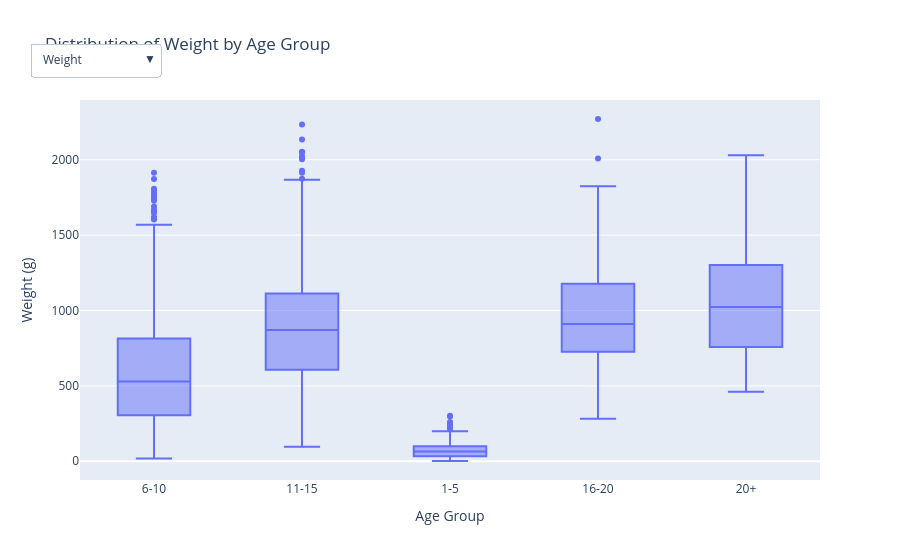

The notebook cell saved with this chart:
### Markdown cell above
#### Additional information is provided when you hover over a specific point
#### Plotly also allows a rectangle zoom to see deeply into specific clusters

### Code cell
fig2 = go.Figure()

weight_columns = ['Weight', 'Shucked Weight', 'Viscera Weight', 'Shell Weight']

#trace for each weight column
for col in weight_columns:
    fig2.add_trace(
        go.Box(
            x=df['Age_Group'],
            y=df[col],
            name=col,
            hovertext=df['Sex'], 
            hovertemplate='<b>Age Group:</b> %{x}<br>' +
                          '<b>Weight:</b> %{y}<br>' +
                          '<b>Sex:</b> %{hovertext}<extra></extra>',
            visible=(col == 'Weight') 
        )
    )

#dropdown buttons
buttons = []
for i, col in enumerate(weight_columns):
    #array of booleans determining which trace is visible
    visibility = [False] * len(weight_columns)
    visibility[i] = True
    
    button = dict(
        label=col,
        method="update",
        args=[
            {"visible": visibility},
            {"title": f"Distribution of {col} by Age Group",
             "yaxis": {"title": f"{col} (g)"}}
        ]
    )
    buttons.append(button)

#the dropdown menu 
fig2.update_layout(
    updatemenus=[
        dict(
            active=0,
            buttons=buttons,
            direction="down",
            showactive=True,
            x=0.108,
            y=1.15
        )
    ],
    title="Distribution of Weight by Age Group",
    xaxis_title="Age Group",
    yaxis_title="Weight (g)",
    boxmode='group'
)

fig2.show()

### Figure 1 — Plotly figure (JSON) as saved in the notebook; plotly's stock layout.template omitted (floating-point values rounded to 4 significant figures; data arrays with more than 128 entries replaced by an {"elided": "..."} marker saying what was removed)
{"data": [{"hovertemplate": "<b>Age Group:</b> %{x}<br><b>Weight:</b> %{y}<br><b>Sex:</b> %{hovertext}<extra></extra>", "hovertext": {"elided": "3893 str values"}, "name": "Weight", "visible": true, "x": {"elided": "3893 str values"}, "y": {"elided": "3893 float values"}, "type": "box"}, {"hovertemplate": "<b>Age Group:</b> %{x}<br><b>Weight:</b> %{y}<br><b>Sex:</b> %{hovertext}<extra></extra>", "hovertext": {"elided": "3893 str values"}, "name": "Shucked Weight", "visible": false, "x": {"elided": "3893 str values"}, "y": {"elided": "3893 float values"}, "type": "box"}, {"hovertemplate": "<b>Age Group:</b> %{x}<br><b>Weight:</b> %{y}<br><b>Sex:</b> %{hovertext}<extra></extra>", "hovertext": {"elided": "3893 str values"}, "name": "Viscera Weight", "visible": false, "x": {"elided": "3893 str values"}, "y": {"elided": "3893 float values"}, "type": "box"}, {"hovertemplate": "<b>Age Group:</b> %{x}<br><b>Weight:</b> %{y}<br><b>Sex:</b> %{hovertext}<extra></extra>", "hovertext": {"elided": "3893 str values"}, "name": "Shell Weight", "visible": false, "x": {"elided": "3893 str values"}, "y": {"elided": "3893 float values"}, "type": "box"}], "layout": {"updatemenus": [{"active": 0, "buttons": [{"args": [{"visible": [true, false, false, false]}, {"title": "Distribution of Weight by Age Group", "yaxis": {"title": "Weight (g)"}}], "label": "Weight", "method": "update"}, {"args": [{"visible": [false, true, false, false]}, {"title": "Distribution of Shucked Weight by Age Group", "yaxis": {"title": "Shucked Weight (g)"}}], "label": "Shucked Weight", "method": "update"}, {"args": [{"visible": [false, false, true, false]}, {"title": "Distribution of Viscera Weight by Age Group", "yaxis": {"title": "Viscera Weight (g)"}}], "label": "Viscera Weight", "method": "update"}, {"args": [{"visible": [false, false, false, true]}, {"title": "Distribution of Shell Weight by Age Group", "yaxis": {"title": "Shell Weight (g)"}}], "label": "Shell Weight", "method": "update"}], "direction": "down", "showactive": true, "x": 0.108, "y": 1.15}], "title": {"text": "Distribution of Weight by Age Group"}, "xaxis": {"title": {"text": "Age Group"}}, "yaxis": {"title": {"text": "Weight (g)"}}, "boxmode": "group"}}
